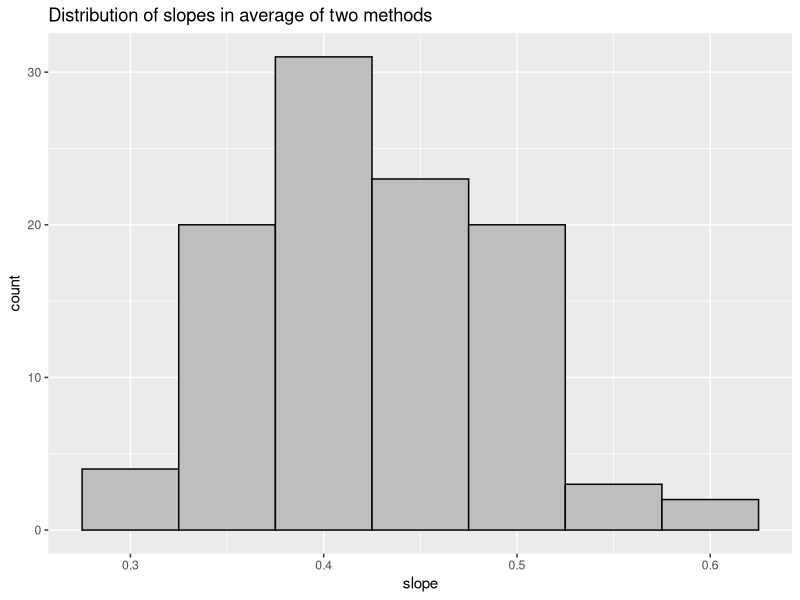
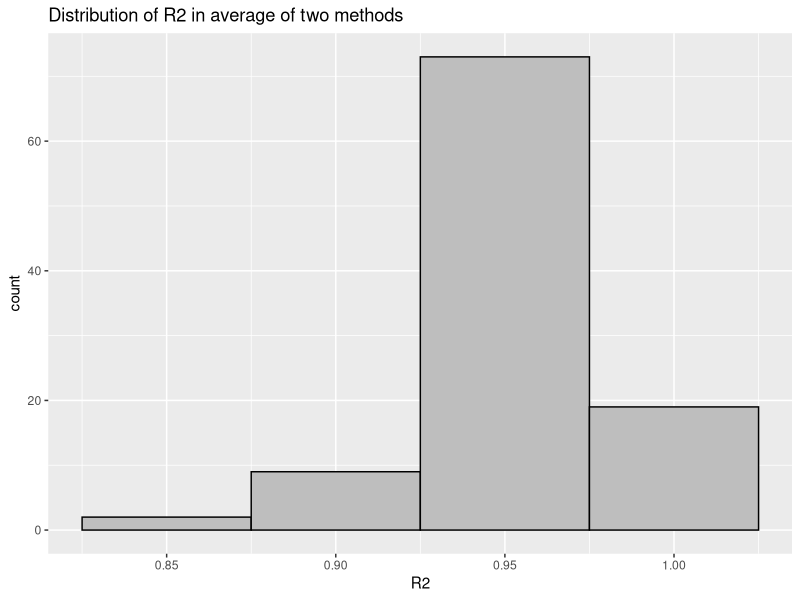

Here is the R script that generated these plots, in order:
#SAC - second version. Here I will add values to end of shortes average.
#otherwise there are only as many value as the shorted cf vector.
#Plus will store plot numbers






# Calculating SAC using maxmum and Minimum slope methods
#INPUTS plot_rich.csv (ExploringNests)
#       GroundCover.csv, access
#       VegCodes.csv, csv file
#OUTPUTS creates long_sac_max and min - a long df of cf obtained
#     by maximum and minimum paths through the plots. The values are extrapolated to 
#     3200m2 using linear extrap. The average is then fixed so that it
#     it also finishes on max_cf value. Paths area stored in path_max[[site]]
#     and path_min[[site]]. The plot numbers in these can be used to access
#     the variables for each plot through the path.
#     path_min, path_max RDS, for the plot order, ave_cf.csv for the richness on the ave fit 
#     and ave_fits.csv for the slopse


rm(list = ls())
cat("\014")
library(dplyr)
library(ggplot2)
library(nlme)
library(gridExtra)
library(reshape)
#plot level SAC


plotrichness = read.csv("../Data/plot_rich.csv")
#plot richness includes the missing plots as 0's, col 1 in random row numbers
plotrichness = plotrichness[, -1]

#Input all the ground flora data
Data = read.csv("../Data/GroundCover.csv")
Data_Yr2 = Data %>% filter(Yr_2 == 2)#%>%select(SITE,PLOT,NEST,COV,Amalgams)
colnames(Data_Yr2) = c("SITE", "PLOT", "NEST", "Cover", "BRC_number", "Year")
veg_codes = read.csv("../Data/vegetation_codes.csv")

# the  bryophytes, lichen etc have already been removed from veg codes csv so join this with ground cover to eliminate bryophytes from counts


colnames(veg_codes) = c("Species", "BRC_number")
Data_Yr2_veg = Data_Yr2 %>% inner_join(veg_codes)
# now using Dat_Yr2_veg means analysis is carried out without bryophytes


# calculate SAC starting from least rich plot
#select plot with least amount of species
#remove missing plots from Data_Yr2_veg

sac_max = list()
path_max = list()

for (i in 1:103){
  path = vector()
  f = vector()
  plotvect = c(1:16)
  sitevector = plotrichness[i,] # vector of richnesses of each plot for site i
  # remove zero values of missing plots
  #sitevector = sitevector[sitevector != 0]
  sitevector[sitevector == 0] = NA
  start = which.min(sitevector) # take plot with min richness
  path[1] = start
  siteveg = Data_Yr2_veg %>% filter(SITE == i) #get species data for site i
  startplot = siteveg %>% filter(PLOT == start) # get species data for min plot
  f[1] = length(unique(startplot$Species)) # first frequency  is just richness of min plot
  restofplots = siteveg %>% filter(PLOT != start) # take out the min plot
  plotvect = plotvect[-start] # take out the plot number of min plot
  j = 1
  while (length(plotvect != 0)) {
    #browser()
    j = j + 1 # counter for position in f vector
    #inner joins of all other plots to min plot, tmp 2 lists all species in
    #next plot that were not in min plot.
    tmp2 = restofplots %>% group_by(PLOT) %>% anti_join(., startplot, by = "Species")
    if (length(tmp2$SITE) == 0) {
      break
    } else {
      # this just gives the numbers of new species
      nos = as.data.frame(tmp2 %>% group_by(PLOT) %>% summarise(length(unique(Species))))
      #find location i.e.plot numer of biggest new no. of species
      position = which.max(nos[, 2])
      nextplot = nos[, 1][position]
      path= c(path,nextplot)
      # make the next frequency the biggest jump
      f[j] = max(nos[, 2]) #next f along, the extra species only
      #remove that plot number
      plotvect = plotvect[which(plotvect != nextplot)]
      # remove that plot species list
      restofplots = filter(siteveg, PLOT %in% plotvect)
      nextplotveg = siteveg %>% filter(PLOT == nextplot)
      # add the species for the removed plot to the start plot so only additional
      #new species are counted
      startplot = rbind(startplot, nextplotveg)
    }
  }
  path_max[[i]] = path
  sac_max[[i]] = cumsum(f)
}
saveRDS(sac_max,"sac_max.RDS")

# We have the cumsums in sac_max for the maximum gradient.
# Repeat for the minimum gradient

sac_min = list()
path_min = list()

for (i in 1:103){
  path = vector()
  f = vector()
  plotvect = c(1:16)
  sitevector = plotrichness[i,] # vector of richnesses of each plot for site i
  # remove zero values of missing plots
  #make NA to keep plot position
  #sitevector = sitevector[sitevector != 0]
  sitevector[sitevector == 0] = NA
  start = which.max(sitevector) # take plot with max richness
  path[1] = start
  siteveg = Data_Yr2_veg %>% filter(SITE == i) #get species data for site i
  startplot = siteveg %>% filter(PLOT == start) # get species data for min plot
  f[1] = length(unique(startplot$Species)) # first frequency  is just richness of min plot
  restofplots = siteveg %>% filter(PLOT != start) # take out the min plot
  plotvect = plotvect[-start] # take out the plot number of min plot
  j = 1
  while (length(plotvect != 0)) {
    #browser()
    j = j + 1 # counter for position in f vector
    #inner joins of all other plots to min plot, tmp 2 lists all species in
    #next plot that were not in min plot.
    tmp2 = restofplots %>% group_by(PLOT) %>% anti_join(., startplot, by = "Species")
    if (length(tmp2$SITE) == 0) {
      break
    } else {
      # this just gives the numbers of new species
      nos = as.data.frame(tmp2 %>% group_by(PLOT) %>% summarise(length(unique(Species))))
      #find location i.e.plot numer of biggest new no. of species
      position = which.min(nos[, 2])
      nextplot = nos[, 1][position]
      path = c(path,nextplot)
      # make the next frequency the biggest jump
      f[j] = min(nos[, 2]) #next f along, the extra species only
      #remove that plot number
      plotvect = plotvect[which(plotvect != nextplot)]
      # remove that plot species list
      restofplots = filter(siteveg, PLOT %in% plotvect)
      nextplotveg = siteveg %>% filter(PLOT == nextplot)
      # add the species for the removed plot to the start plot so only additional
      #new species are counted
      startplot = rbind(startplot, nextplotveg)
    }
  }
  path_min[[i]] = path
  sac_min[[i]] = cumsum(f)
}


areas = seq(from = 200, to = 3200, by = 200)

# make a long df from the min cumsums, but continue to area 3200

long_sac_max = data.frame()

for (i in 1:103){
  y = as.numeric(sac_max[[i]])
  l = length(y)
  diff = 16 - l
  grad = y[l] - y[(l-1)]
  final_val = y[l]
  pad_cf = vector()
  for (j in 1:diff){
    final_val = final_val + grad
    pad_cf[j] = final_val
  }
  y = c(y,pad_cf)
  sitecol =  rep(i,16)
  cols = as.data.frame(cbind(sitecol,areas,y))
  colnames(cols) = c("Site","area","max_cf")
  long_sac_max = rbind(long_sac_max,cols)
}


long_sac_min = data.frame()

for (i in 1:103){
  y = as.numeric(sac_min[[i]])
  l = length(y)
  cfmax = long_sac_max%>%filter(Site == i)
  final_valmin = y[l]
  final_valmax = cfmax$max_cf[16]
  diff = 16 - l
  sitecol =  rep(i,16)
  if (diff > 0) {
  grad = (final_valmax - final_valmin)/diff
  pad_cf = vector()
  for (j in 1:diff){
    final_valmin = final_valmin + grad
    pad_cf[j] = final_valmin
  }
  y = c(y,pad_cf)
  }
  cols = as.data.frame(cbind(sitecol,areas,y))
  colnames(cols) = c("Site","area","min_cf")
  long_sac_min = rbind(long_sac_min,cols)
  
}


##########AVERAGE############################################


ave_data = data.frame()
for (i in 1:103){
  site_max = long_sac_max%>%filter(Site == i)
  site_min = long_sac_min%>%filter(Site == i)
  x1 = site_max$max_cf
  x2 = site_min$min_cf
  ave_cf= (x1 + x2)/2 # calculate average
  Site = rep(i,16)
  #make a dataframe
  aves = as.data.frame(cbind(Site,areas,ave_cf))
  ave_data = rbind(ave_data,aves)
}
write.csv(ave_data,"../Data/ave_cf.csv")

#######################################################

#look at some plots

sac_plot =  function(sitenumber){
  min = long_sac_min%>%filter(Site == sitenumber)
  max = long_sac_max%>%filter(Site == sitenumber)
  ave = ave_data%>%filter(Site == sitenumber)
  cf_min = min$min_cf
  cf_max = max$max_cf
  cf_ave = ave$ave_cf
  data = as.data.frame(cbind(areas,cf_min,cf_ave,cf_max))
  melted = melt(data = data, id.vars = "areas")
  title = paste("Site", sitenumber)
  ggplot(melted, aes(x = areas, y = value, colour = variable))+
    geom_point(size = 5)+
    labs(title = title)
}

#################################

#get the z's for these averages

ave_data_fits = data.frame()
for(i in 1:103){
  #browser()
  site = ave_data%>%filter(Site == i)
  site$logarea = log(site$areas)
  site$logave_cf = log(site$ave_cf)
  model_ave = lm(site$logave_cf ~ site$logarea)
  s = summary(model_ave)
  slope = model_ave$coefficients[2]
  r2 = s$r.squared
  this_row = as.data.frame(cbind(i,slope,r2))
  ave_data_fits= rbind(ave_data_fits, this_row)
}
colnames(ave_data_fits) = c("Site","slope","R2")
row.names(ave_data_fits) = c(1:103)

###Some plots

avehist = ggplot(ave_data_fits, aes(slope))+
  geom_histogram(binwidth = 0.05, col = "black", fill = "grey")+
  ggtitle("Distribution of slopes in average of two methods")
aveR2 = ggplot(ave_data_fits, aes(R2))+
  geom_histogram(binwidth = 0.05, col = "black", fill = "grey")+
  ggtitle("Distribution of R2 in average of two methods")

######
#ave_data_fits now has the slopes for each site. So I can now model these

write.csv(ave_data_fits, "../Data/z_ave_fits.csv")
saveRDS(path_max, "path_max.RDS")
saveRDS(path_min,"path_min.RDS")
